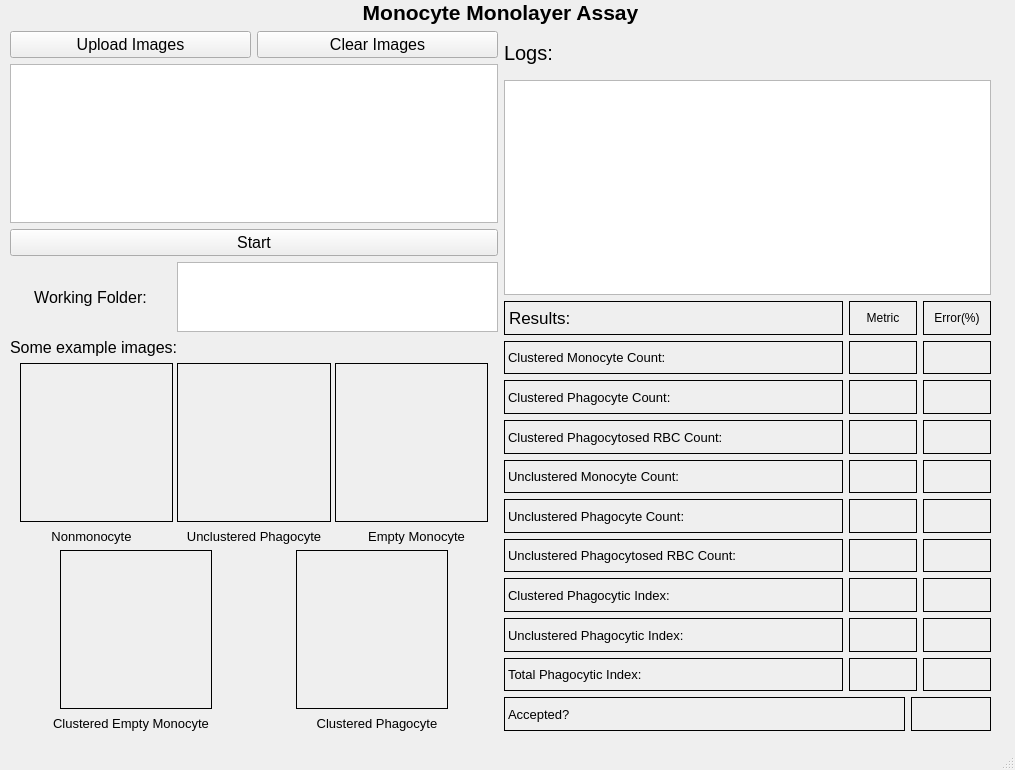
<?xml version="1.0" encoding="UTF-8"?>
<ui version="4.0">
 <class>MainWindow</class>
 <widget class="QMainWindow" name="MainWindow">
  <property name="geometry">
   <rect>
    <x>0</x>
    <y>0</y>
    <width>1015</width>
    <height>770</height>
   </rect>
  </property>
  <property name="minimumSize">
   <size>
    <width>1015</width>
    <height>770</height>
   </size>
  </property>
  <property name="windowTitle">
   <string>MainWindow</string>
  </property>
  <widget class="QWidget" name="centralwidget">
   <widget class="QWidget" name="verticalLayoutWidget">
    <property name="geometry">
     <rect>
      <x>0</x>
      <y>0</y>
      <width>1001</width>
      <height>731</height>
     </rect>
    </property>
    <layout class="QVBoxLayout" name="verticalLayout">
     <item>
      <widget class="QLabel" name="label">
       <property name="font">
        <font>
         <pointsize>16</pointsize>
         <bold>true</bold>
        </font>
       </property>
       <property name="text">
        <string>Monocyte Monolayer Assay</string>
       </property>
       <property name="alignment">
        <set>Qt::AlignmentFlag::AlignCenter</set>
       </property>
      </widget>
     </item>
     <item>
      <layout class="QHBoxLayout" name="horizontalLayout">
       <property name="leftMargin">
        <number>10</number>
       </property>
       <property name="rightMargin">
        <number>10</number>
       </property>
       <item>
        <layout class="QVBoxLayout" name="verticalLayout_2" stretch="1,10,1,1,1,10,1,10,1">
         <item>
          <layout class="QHBoxLayout" name="horizontalLayout_2">
           <item>
            <widget class="QPushButton" name="Button_Upload">
             <property name="font">
              <font>
               <pointsize>12</pointsize>
              </font>
             </property>
             <property name="text">
              <string>Upload Images</string>
             </property>
            </widget>
           </item>
           <item>
            <widget class="QPushButton" name="Button_Clear">
             <property name="font">
              <font>
               <pointsize>12</pointsize>
              </font>
             </property>
             <property name="text">
              <string>Clear Images</string>
             </property>
            </widget>
           </item>
          </layout>
         </item>
         <item>
          <widget class="QListWidget" name="listWidget_imageList"/>
         </item>
         <item>
          <widget class="QPushButton" name="Button_Start">
           <property name="font">
            <font>
             <pointsize>12</pointsize>
            </font>
           </property>
           <property name="text">
            <string>Start</string>
           </property>
          </widget>
         </item>
         <item>
          <layout class="QHBoxLayout" name="horizontalLayout_3" stretch="5,10">
           <property name="spacing">
            <number>6</number>
           </property>
           <item>
            <widget class="QLabel" name="Label_folderpath">
             <property name="font">
              <font>
               <pointsize>12</pointsize>
              </font>
             </property>
             <property name="text">
              <string>Working Folder:</string>
             </property>
             <property name="alignment">
              <set>Qt::AlignmentFlag::AlignCenter</set>
             </property>
            </widget>
           </item>
           <item>
            <widget class="QTextEdit" name="TextInput_folderpath"/>
           </item>
          </layout>
         </item>
         <item>
          <widget class="QLabel" name="label_2">
           <property name="font">
            <font>
             <pointsize>12</pointsize>
            </font>
           </property>
           <property name="frameShape">
            <enum>QFrame::Shape::NoFrame</enum>
           </property>
           <property name="text">
            <string>Some example images:</string>
           </property>
          </widget>
         </item>
         <item>
          <layout class="QHBoxLayout" name="horizontalLayout_4" stretch="0,0,0">
           <property name="spacing">
            <number>4</number>
           </property>
           <property name="sizeConstraint">
            <enum>QLayout::SizeConstraint::SetFixedSize</enum>
           </property>
           <property name="leftMargin">
            <number>10</number>
           </property>
           <property name="topMargin">
            <number>0</number>
           </property>
           <property name="rightMargin">
            <number>10</number>
           </property>
           <item>
            <widget class="QLabel" name="Image_Nonmonocyte">
             <property name="frameShape">
              <enum>QFrame::Shape::Box</enum>
             </property>
             <property name="text">
              <string/>
             </property>
            </widget>
           </item>
           <item>
            <widget class="QLabel" name="Image_MonocytewithRBC">
             <property name="enabled">
              <bool>true</bool>
             </property>
             <property name="frameShape">
              <enum>QFrame::Shape::Box</enum>
             </property>
             <property name="text">
              <string/>
             </property>
            </widget>
           </item>
           <item>
            <widget class="QLabel" name="Image_emptymonocyte">
             <property name="frameShape">
              <enum>QFrame::Shape::Box</enum>
             </property>
             <property name="text">
              <string/>
             </property>
            </widget>
           </item>
          </layout>
         </item>
         <item>
          <layout class="QHBoxLayout" name="horizontalLayout_5">
           <property name="spacing">
            <number>0</number>
           </property>
           <item>
            <widget class="QLabel" name="label_Nonmonocyte">
             <property name="font">
              <font>
               <pointsize>10</pointsize>
              </font>
             </property>
             <property name="text">
              <string>Nonmonocyte</string>
             </property>
             <property name="alignment">
              <set>Qt::AlignmentFlag::AlignCenter</set>
             </property>
            </widget>
           </item>
           <item>
            <widget class="QLabel" name="label_MonocyteWithRBC">
             <property name="font">
              <font>
               <pointsize>10</pointsize>
              </font>
             </property>
             <property name="text">
              <string>Unclustered Phagocyte</string>
             </property>
             <property name="alignment">
              <set>Qt::AlignmentFlag::AlignCenter</set>
             </property>
            </widget>
           </item>
           <item>
            <widget class="QLabel" name="label_EmptyMonocyte">
             <property name="font">
              <font>
               <pointsize>10</pointsize>
              </font>
             </property>
             <property name="text">
              <string>Empty Monocyte</string>
             </property>
             <property name="alignment">
              <set>Qt::AlignmentFlag::AlignCenter</set>
             </property>
            </widget>
           </item>
          </layout>
         </item>
         <item>
          <layout class="QHBoxLayout" name="horizontalLayout_6">
           <property name="spacing">
            <number>84</number>
           </property>
           <property name="leftMargin">
            <number>50</number>
           </property>
           <property name="rightMargin">
            <number>50</number>
           </property>
           <item>
            <widget class="QLabel" name="Image_ClusteredemptyMonocyte">
             <property name="frameShape">
              <enum>QFrame::Shape::Box</enum>
             </property>
             <property name="text">
              <string/>
             </property>
            </widget>
           </item>
           <item>
            <widget class="QLabel" name="Image_ClusteredmonocytewithRBC">
             <property name="frameShape">
              <enum>QFrame::Shape::Box</enum>
             </property>
             <property name="text">
              <string/>
             </property>
            </widget>
           </item>
          </layout>
         </item>
         <item>
          <layout class="QHBoxLayout" name="horizontalLayout_7">
           <property name="spacing">
            <number>4</number>
           </property>
           <item>
            <widget class="QLabel" name="label_ClusteredEmptyMonocyte">
             <property name="font">
              <font>
               <pointsize>10</pointsize>
              </font>
             </property>
             <property name="text">
              <string>Clustered Empty Monocyte</string>
             </property>
             <property name="alignment">
              <set>Qt::AlignmentFlag::AlignCenter</set>
             </property>
            </widget>
           </item>
           <item>
            <widget class="QLabel" name="label_ClusteredMonocyteWithRBC">
             <property name="font">
              <font>
               <pointsize>10</pointsize>
               <bold>false</bold>
              </font>
             </property>
             <property name="text">
              <string>Clustered Phagocyte</string>
             </property>
             <property name="alignment">
              <set>Qt::AlignmentFlag::AlignCenter</set>
             </property>
             <property name="margin">
              <number>0</number>
             </property>
            </widget>
           </item>
          </layout>
         </item>
        </layout>
       </item>
       <item>
        <layout class="QVBoxLayout" name="verticalLayout_3" stretch="2,10,20">
         <item>
          <widget class="QLabel" name="Label_logs">
           <property name="font">
            <font>
             <pointsize>15</pointsize>
            </font>
           </property>
           <property name="frameShape">
            <enum>QFrame::Shape::NoFrame</enum>
           </property>
           <property name="text">
            <string>Logs:</string>
           </property>
          </widget>
         </item>
         <item>
          <widget class="QTextEdit" name="TextEdit_Log"/>
         </item>
         <item>
          <layout class="QVBoxLayout" name="verticalLayout_4">
           <item>
            <layout class="QHBoxLayout" name="horizontalLayout_18" stretch="5,1,1">
             <item>
              <widget class="QLabel" name="label_14">
               <property name="font">
                <font>
                 <pointsize>13</pointsize>
                </font>
               </property>
               <property name="frameShape">
                <enum>QFrame::Shape::Box</enum>
               </property>
               <property name="text">
                <string>Results:</string>
               </property>
              </widget>
             </item>
             <item>
              <widget class="QLabel" name="label_PI_17">
               <property name="frameShape">
                <enum>QFrame::Shape::Box</enum>
               </property>
               <property name="text">
                <string>Metric</string>
               </property>
               <property name="alignment">
                <set>Qt::AlignmentFlag::AlignCenter</set>
               </property>
              </widget>
             </item>
             <item>
              <widget class="QLabel" name="label_PI_18">
               <property name="frameShape">
                <enum>QFrame::Shape::Box</enum>
               </property>
               <property name="text">
                <string>Error(%)</string>
               </property>
               <property name="alignment">
                <set>Qt::AlignmentFlag::AlignCenter</set>
               </property>
              </widget>
             </item>
            </layout>
           </item>
           <item>
            <layout class="QHBoxLayout" name="horizontalLayout_11" stretch="5,1,1">
             <property name="sizeConstraint">
              <enum>QLayout::SizeConstraint::SetDefaultConstraint</enum>
             </property>
             <item>
              <widget class="QLabel" name="label_0">
               <property name="font">
                <font>
                 <pointsize>10</pointsize>
                </font>
               </property>
               <property name="frameShape">
                <enum>QFrame::Shape::Box</enum>
               </property>
               <property name="text">
                <string>Clustered Monocyte Count:</string>
               </property>
              </widget>
             </item>
             <item>
              <widget class="QLabel" name="label_ClusteredMonocyteCount">
               <property name="frameShape">
                <enum>QFrame::Shape::Box</enum>
               </property>
               <property name="text">
                <string/>
               </property>
               <property name="alignment">
                <set>Qt::AlignmentFlag::AlignCenter</set>
               </property>
              </widget>
             </item>
             <item>
              <widget class="QLabel" name="label_ClusteredMonocyteCountError">
               <property name="frameShape">
                <enum>QFrame::Shape::Box</enum>
               </property>
               <property name="text">
                <string/>
               </property>
               <property name="alignment">
                <set>Qt::AlignmentFlag::AlignCenter</set>
               </property>
              </widget>
             </item>
            </layout>
           </item>
           <item>
            <layout class="QHBoxLayout" name="horizontalLayout_10" stretch="5,1,1">
             <item>
              <widget class="QLabel" name="label_9">
               <property name="font">
                <font>
                 <pointsize>10</pointsize>
                </font>
               </property>
               <property name="frameShape">
                <enum>QFrame::Shape::Box</enum>
               </property>
               <property name="text">
                <string>Clustered Phagocyte Count:</string>
               </property>
              </widget>
             </item>
             <item>
              <widget class="QLabel" name="label_ClusteredPhagocyteCount">
               <property name="frameShape">
                <enum>QFrame::Shape::Box</enum>
               </property>
               <property name="text">
                <string/>
               </property>
               <property name="alignment">
                <set>Qt::AlignmentFlag::AlignCenter</set>
               </property>
              </widget>
             </item>
             <item>
              <widget class="QLabel" name="label_ClusteredPhagocyteCountError">
               <property name="frameShape">
                <enum>QFrame::Shape::Box</enum>
               </property>
               <property name="text">
                <string/>
               </property>
               <property name="alignment">
                <set>Qt::AlignmentFlag::AlignCenter</set>
               </property>
              </widget>
             </item>
            </layout>
           </item>
           <item>
            <layout class="QHBoxLayout" name="horizontalLayout_9" stretch="5,1,1">
             <item>
              <widget class="QLabel" name="label_5">
               <property name="font">
                <font>
                 <pointsize>10</pointsize>
                </font>
               </property>
               <property name="frameShape">
                <enum>QFrame::Shape::Box</enum>
               </property>
               <property name="text">
                <string>Clustered Phagocytosed RBC Count:</string>
               </property>
              </widget>
             </item>
             <item>
              <widget class="QLabel" name="label_ClusteredRBCCount">
               <property name="frameShape">
                <enum>QFrame::Shape::Box</enum>
               </property>
               <property name="text">
                <string/>
               </property>
               <property name="alignment">
                <set>Qt::AlignmentFlag::AlignCenter</set>
               </property>
              </widget>
             </item>
             <item>
              <widget class="QLabel" name="label_ClusteredRBCCountError">
               <property name="frameShape">
                <enum>QFrame::Shape::Box</enum>
               </property>
               <property name="text">
                <string/>
               </property>
               <property name="alignment">
                <set>Qt::AlignmentFlag::AlignCenter</set>
               </property>
              </widget>
             </item>
            </layout>
           </item>
           <item>
            <layout class="QHBoxLayout" name="horizontalLayout_12" stretch="5,1,1">
             <item>
              <widget class="QLabel" name="label_7">
               <property name="font">
                <font>
                 <pointsize>10</pointsize>
                </font>
               </property>
               <property name="frameShape">
                <enum>QFrame::Shape::Box</enum>
               </property>
               <property name="text">
                <string>Unclustered Monocyte Count:</string>
               </property>
              </widget>
             </item>
             <item>
              <widget class="QLabel" name="label_UnclusteredMonocyteCount">
               <property name="frameShape">
                <enum>QFrame::Shape::Box</enum>
               </property>
               <property name="text">
                <string/>
               </property>
               <property name="alignment">
                <set>Qt::AlignmentFlag::AlignCenter</set>
               </property>
              </widget>
             </item>
             <item>
              <widget class="QLabel" name="label_UnclusteredMonocyteCountError">
               <property name="frameShape">
                <enum>QFrame::Shape::Box</enum>
               </property>
               <property name="text">
                <string/>
               </property>
               <property name="alignment">
                <set>Qt::AlignmentFlag::AlignCenter</set>
               </property>
              </widget>
             </item>
            </layout>
           </item>
           <item>
            <layout class="QHBoxLayout" name="horizontalLayout_13" stretch="5,1,1">
             <item>
              <widget class="QLabel" name="label_8">
               <property name="font">
                <font>
                 <pointsize>10</pointsize>
                </font>
               </property>
               <property name="frameShape">
                <enum>QFrame::Shape::Box</enum>
               </property>
               <property name="text">
                <string>Unclustered Phagocyte Count:</string>
               </property>
              </widget>
             </item>
             <item>
              <widget class="QLabel" name="label_UnclusteredPhagocyteCount">
               <property name="frameShape">
                <enum>QFrame::Shape::Box</enum>
               </property>
               <property name="text">
                <string/>
               </property>
               <property name="alignment">
                <set>Qt::AlignmentFlag::AlignCenter</set>
               </property>
              </widget>
             </item>
             <item>
              <widget class="QLabel" name="Label_UnclusteredPhagocyteCountError">
               <property name="frameShape">
                <enum>QFrame::Shape::Box</enum>
               </property>
               <property name="text">
                <string/>
               </property>
               <property name="alignment">
                <set>Qt::AlignmentFlag::AlignCenter</set>
               </property>
              </widget>
             </item>
            </layout>
           </item>
           <item>
            <layout class="QHBoxLayout" name="horizontalLayout_14" stretch="5,1,1">
             <item>
              <widget class="QLabel" name="label_10">
               <property name="font">
                <font>
                 <pointsize>10</pointsize>
                </font>
               </property>
               <property name="frameShape">
                <enum>QFrame::Shape::Box</enum>
               </property>
               <property name="text">
                <string>Unclustered Phagocytosed RBC Count:</string>
               </property>
              </widget>
             </item>
             <item>
              <widget class="QLabel" name="label_UnclusteredRBCCount">
               <property name="frameShape">
                <enum>QFrame::Shape::Box</enum>
               </property>
               <property name="text">
                <string/>
               </property>
               <property name="alignment">
                <set>Qt::AlignmentFlag::AlignCenter</set>
               </property>
              </widget>
             </item>
             <item>
              <widget class="QLabel" name="label_UnclusteredRBCCountError">
               <property name="frameShape">
                <enum>QFrame::Shape::Box</enum>
               </property>
               <property name="text">
                <string/>
               </property>
               <property name="alignment">
                <set>Qt::AlignmentFlag::AlignCenter</set>
               </property>
              </widget>
             </item>
            </layout>
           </item>
           <item>
            <layout class="QHBoxLayout" name="horizontalLayout_15" stretch="5,1,1">
             <item>
              <widget class="QLabel" name="label_11">
               <property name="font">
                <font>
                 <pointsize>10</pointsize>
                </font>
               </property>
               <property name="frameShape">
                <enum>QFrame::Shape::Box</enum>
               </property>
               <property name="text">
                <string>Clustered Phagocytic Index:</string>
               </property>
              </widget>
             </item>
             <item>
              <widget class="QLabel" name="label_ClusteredPI">
               <property name="frameShape">
                <enum>QFrame::Shape::Box</enum>
               </property>
               <property name="text">
                <string/>
               </property>
               <property name="alignment">
                <set>Qt::AlignmentFlag::AlignCenter</set>
               </property>
              </widget>
             </item>
             <item>
              <widget class="QLabel" name="label_ClusteredPIError">
               <property name="frameShape">
                <enum>QFrame::Shape::Box</enum>
               </property>
               <property name="text">
                <string/>
               </property>
               <property name="alignment">
                <set>Qt::AlignmentFlag::AlignCenter</set>
               </property>
              </widget>
             </item>
            </layout>
           </item>
           <item>
            <layout class="QHBoxLayout" name="horizontalLayout_16" stretch="5,1,1">
             <item>
              <widget class="QLabel" name="label_12">
               <property name="font">
                <font>
                 <pointsize>10</pointsize>
                </font>
               </property>
               <property name="frameShape">
                <enum>QFrame::Shape::Box</enum>
               </property>
               <property name="text">
                <string>Unclustered Phagocytic Index:</string>
               </property>
              </widget>
             </item>
             <item>
              <widget class="QLabel" name="label_UnclusteredPI">
               <property name="frameShape">
                <enum>QFrame::Shape::Box</enum>
               </property>
               <property name="text">
                <string/>
               </property>
               <property name="alignment">
                <set>Qt::AlignmentFlag::AlignCenter</set>
               </property>
              </widget>
             </item>
             <item>
              <widget class="QLabel" name="label_UnclusteredPIError">
               <property name="frameShape">
                <enum>QFrame::Shape::Box</enum>
               </property>
               <property name="text">
                <string/>
               </property>
               <property name="alignment">
                <set>Qt::AlignmentFlag::AlignCenter</set>
               </property>
              </widget>
             </item>
            </layout>
           </item>
           <item>
            <layout class="QHBoxLayout" name="horizontalLayout_17" stretch="5,1,1">
             <item>
              <widget class="QLabel" name="label_13">
               <property name="font">
                <font>
                 <pointsize>10</pointsize>
                </font>
               </property>
               <property name="frameShape">
                <enum>QFrame::Shape::Box</enum>
               </property>
               <property name="text">
                <string>Total Phagocytic Index:</string>
               </property>
              </widget>
             </item>
             <item>
              <widget class="QLabel" name="label_PI">
               <property name="frameShape">
                <enum>QFrame::Shape::Box</enum>
               </property>
               <property name="text">
                <string/>
               </property>
               <property name="alignment">
                <set>Qt::AlignmentFlag::AlignCenter</set>
               </property>
              </widget>
             </item>
             <item>
              <widget class="QLabel" name="label_PIError">
               <property name="frameShape">
                <enum>QFrame::Shape::Box</enum>
               </property>
               <property name="text">
                <string/>
               </property>
               <property name="alignment">
                <set>Qt::AlignmentFlag::AlignCenter</set>
               </property>
              </widget>
             </item>
            </layout>
           </item>
           <item>
            <layout class="QHBoxLayout" name="horizontalLayout_8" stretch="5,1">
             <item>
              <widget class="QLabel" name="label_3">
               <property name="font">
                <font>
                 <pointsize>10</pointsize>
                </font>
               </property>
               <property name="frameShape">
                <enum>QFrame::Shape::Box</enum>
               </property>
               <property name="text">
                <string>Accepted?</string>
               </property>
              </widget>
             </item>
             <item>
              <widget class="QLabel" name="label_Accepted">
               <property name="autoFillBackground">
                <bool>false</bool>
               </property>
               <property name="styleSheet">
                <string notr="true"/>
               </property>
               <property name="frameShape">
                <enum>QFrame::Shape::Box</enum>
               </property>
               <property name="text">
                <string/>
               </property>
              </widget>
             </item>
            </layout>
           </item>
          </layout>
         </item>
        </layout>
       </item>
      </layout>
     </item>
    </layout>
   </widget>
  </widget>
  <widget class="QStatusBar" name="statusbar"/>
 </widget>
 <resources/>
 <connections/>
</ui>
